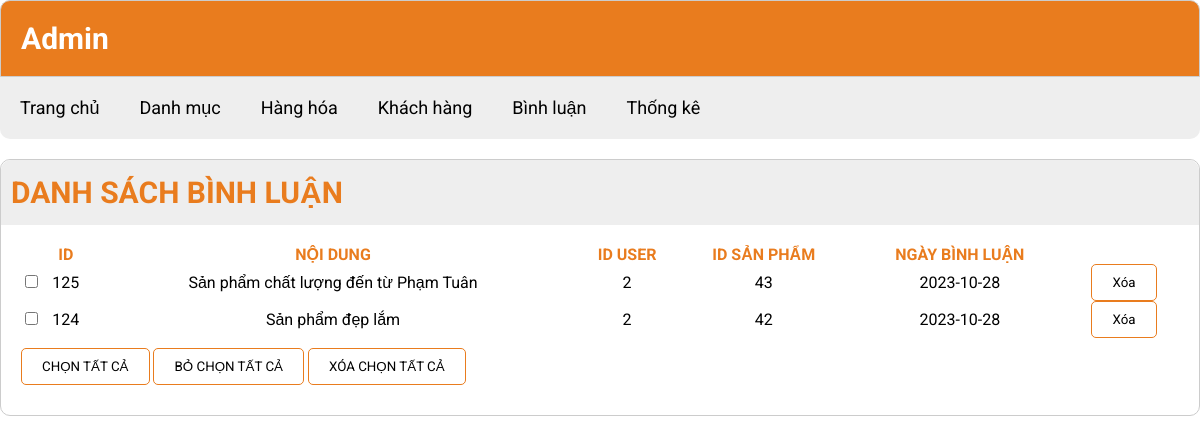
Screenshot of /admin/index.php?act=dsbl with the database file from the repository.
### tables this page shows
CREATE TABLE `binhluan` (
  `id` int(10) NOT NULL,
  `noidung` varchar(255) NOT NULL,
  `iduser` int(11) NOT NULL,
  `idpro` int(11) NOT NULL,
  `ngaybinhluan` date NOT NULL
);

### model/pdo.php (called while the page is built, shortened)
<?php
function pdo_get_connection()
{
    $servername = "localhost";
    $username = "root";
    $password = "";
    try {
        $conn = new PDO("mysql:host=$servername;dbname=duanmaufpoly", $username, $password);
        $conn->setAttribute(PDO::ATTR_ERRMODE, PDO::ERRMODE_EXCEPTION);
        return $conn;
    } catch (PDOException $e) {
        echo "Connection failed: " . $e->getMessage();
    }
}
function pdo_query($sql)
{
    $sql_args = array_slice(func_get_args(), 1);
    try {
        $conn = pdo_get_connection();
        $stmt = $conn->prepare($sql);
        $stmt->execute($sql_args);
        $rows = $stmt->fetchAll();
        return $rows;
    } catch (PDOException $e) {
        throw $e;
    } finally {
        unset($conn);
    }
}

### model/binhluan.php (called while the page is built, shortened)
<?php
function loadAll_binhLuan($idpro)
{
    $sql = "SELECT * FROM binhluan WHERE 1";
    $sql .= " ORDER BY id DESC";
    $listBl = pdo_query($sql);
    return $listBl;
}

### admin/binhluan/list.php (the view)
<div class="add">
    <div class="row2 font_title">
        <h1>DANH SÁCH BÌNH LUẬN</h1>
    </div>
    <div class="row2 form_content">
            <div class="row2 mb10 formds_loai">
                <table>
                    <tr>
                        <th></th>
                        <th>ID</th>
                        <th>NỘI DUNG</th>
                        <th>ID USER</th>
                        <th>ID SẢN PHẨM</th>
                        <th>NGÀY BÌNH LUẬN</th>
                        <th></th>
                    </tr>
                    <?php foreach ($listBl as $binhluan) : ?>
                        <tr style="text-align: center;">
                            <td><input type="checkbox"></td>
                            <td><?= $binhluan['id'] ?></td>
                            <td><?= $binhluan['noidung'] ?></td>
                            <td><?= $binhluan['iduser'] ?></td>
                            <td><?= $binhluan['idpro'] ?></td>
                            <td><?= $binhluan['ngaybinhluan'] ?></td>
                            <td>
                                <a href="index.php?act=deleteBl&id=<?= $binhluan['id'] ?>"><input type="button" value="Xóa" onclick="return confirm('Xác nhận xóa data!');"></a>
                            </td>
                        </tr>
                    <?php endforeach; ?>
                </table>
            </div>
            <div class="row mb10">
                <input class="btns" type="button" value="CHỌN TẤT CẢ" />
                <input class="btns" type="button" value="BỎ CHỌN TẤT CẢ" />
                <input class="btns" type="button" value="XÓA CHỌN TẤT CẢ" />
            </div>
    </div>
</div>

### css/style.css (style rules this page uses)
:root { --black-color: #000000; --primary-color: #e97c1e; }
* { padding: 0; margin: 0; box-sizing: border-box; font-family: "Roboto", sans-serif; }
li, a { list-style: none; text-decoration: none; }
.mb10 { margin-bottom: 10px; }
.add { margin-top: 20px; border: 1px solid #ccc; border-radius: 10px; margin-bottom: 20px; }
.font_title { padding: 15px 10px; background-color: #eee; border-radius: 10px 10px 0 0; }
.font_title h1 { font-size: 30px; color: var(--primary-color); }
.form_content { padding: 20px; }
.form_content input[type="submit"], .form_content input[type="reset"], .form_content input[type="button"] { padding: 6px; background: white; border: 1px solid var(--primary-color); border-radius: 5px; padding: 10px 20px; }
.formds_loai table { width: 100%; border-collapse: collapse; }
.formds_loai table td { text-align: center; }
.formds_loai table th { color: var(--primary-color); }

### rows the page displays
binhluan: id "125", noidung "Sản phẩm chất lượng đến từ Phạm Tuân", iduser "2", idpro "43", ngaybinhluan "2023-10-28"
binhluan: id "124", noidung "Sản phẩm đẹp lắm", iduser "2", idpro "42", ngaybinhluan "2023-10-28"
